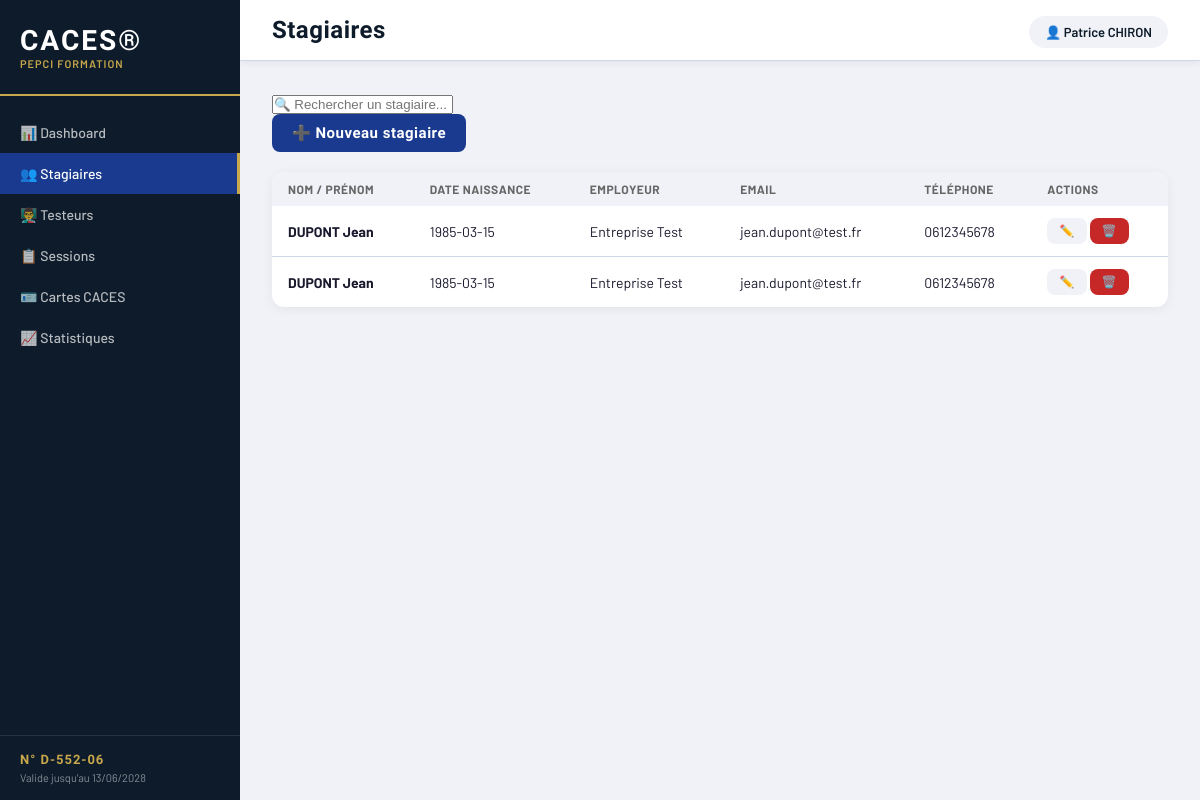
The app's page /stagiaires with its own data.
### app/models/stagiaire.py (models this page shows)
class Stagiaire(Base):
    __tablename__ = "stagiaires"
    id = Column(Integer, primary_key=True, index=True)
    nom = Column(String(100), nullable=False)
    prenom = Column(String(100), nullable=False)
    date_naissance = Column(Date, nullable=False)
    email = Column(String(200), nullable=True)
    telephone = Column(String(20), nullable=True)
    employeur = Column(String(200), nullable=True)
    photo = Column(String(500), nullable=True)
    note = Column(Text, nullable=True)
    date_creation = Column(DateTime, default=datetime.utcnow)
    actif = Column(Integer, default=1)

### app/routers/stagiaires.py (the view)
@router.get("/", response_model=list[StagiaireResponse])
def liste_stagiaires(db: Session = Depends(get_db)):
    return db.query(Stagiaire).filter(Stagiaire.actif == 1).all()

### templates/stagiaires.html (shortened to what this page needs)
{% extends "base.html" %}
{% block title %}Stagiaires{% endblock %}
{% block content %}
<div class="toolbar">
    <div class="toolbar-left">
        <input type="text" id="search" placeholder="🔍 Rechercher un stagiaire..." class="search-input" onkeyup="filtrer()">
    </div>
    <div class="toolbar-right">
        <button class="btn btn-primary" onclick="ouvrirFormulaire()">➕ Nouveau stagiaire</button>
    </div>
</div>
<div class="card" style="margin-top: 20px;">
    <table class="table" id="tableau">
        <thead>
            <tr>
                <th>Nom / Prénom</th>
                <th>Date naissance</th>
                <th>Employeur</th>
                <th>Email</th>
                <th>Téléphone</th>
                <th>Actions</th>
            </tr>
        </thead>
        <tbody id="tbody">
            {% for s in stagiaires %}
            <tr>
                <td><strong>{{ s.nom }} {{ s.prenom }}</strong></td>
                <td>{{ s.date_naissance }}</td>
                <td>{{ s.employeur or '—' }}</td>
                <td>{{ s.email or '—' }}</td>
                <td>{{ s.telephone or '—' }}</td>
                <td>
                    <button class="btn btn-secondary" style="padding:6px 12px; font-size:12px;" onclick="editer({{ s.id }}, '{{ s.nom }}', '{{ s.prenom }}', '{{ s.date_naissance }}', '{{ s.email or '' }}', '{{ s.telephone or '' }}', '{{ s.employeur or '' }}', '{{ s.note or '' }}')">✏️</button>
                    <button class="btn btn-danger" style="padding:6px 12px; font-size:12px;" onclick="archiver({{ s.id }}, '{{ s.nom }} {{ s.prenom }}')">🗑️</button>
                </td>
            </tr>
            {% endfor %}
        </tbody>
    </table>
</div>
{% endblock %}

### static/style.css (style rules this page uses)
:root { --blue: #1a3a8f; --blue-light: #2350c8; --dark: #0d1b2a; --gold: #c8a84b; --green: #2e7d32; --orange: #e65100; --red: #c62828; --gray: #f0f2f7; --border: #d0d8e8; --text: #1a1a2e; --sidebar-width: 240px; }
* { box-sizing: border-box; margin: 0; padding: 0; }
body { font-family: 'Barlow', sans-serif; background: var(--gray); color: var(--text); display: flex; min-height: 100vh; }
.card { background: white; border-radius: 12px; box-shadow: 0 2px 12px rgba(0,0,0,0.06); overflow: hidden; }
.table { width: 100%; border-collapse: collapse; font-size: 14px; }
.table th { background: var(--gray); padding: 10px 16px; text-align: left; font-size: 12px; font-weight: 700; text-transform: uppercase; letter-spacing: 0.5px; color: #666; }
.table td { padding: 12px 16px; border-bottom: 1px solid var(--border); }
.table tr:last-child td { border-bottom: none; }
.btn { padding: 10px 20px; border: none; border-radius: 8px; font-family: 'Barlow Condensed', sans-serif; font-size: 15px; font-weight: 700; letter-spacing: 0.5px; cursor: pointer; text-decoration: none; display: inline-flex; align-items: center; gap: 8px; transition: all 0.2s; }
.btn-primary { background: var(--blue); color: white; }
.btn-danger { background: var(--red); color: white; }
.btn-secondary { background: var(--gray); color: var(--dark); }

### records on screen
Stagiaire: nom "DUPONT", prenom "Jean", date_naissance "1985-03-15", employeur "Entreprise Test", email "jean.dupont@test.fr", telephone "0612345678"
Stagiaire: nom "DUPONT", prenom "Jean", date_naissance "1985-03-15", employeur "Entreprise Test", email "jean.dupont@test.fr", telephone "0612345678"
